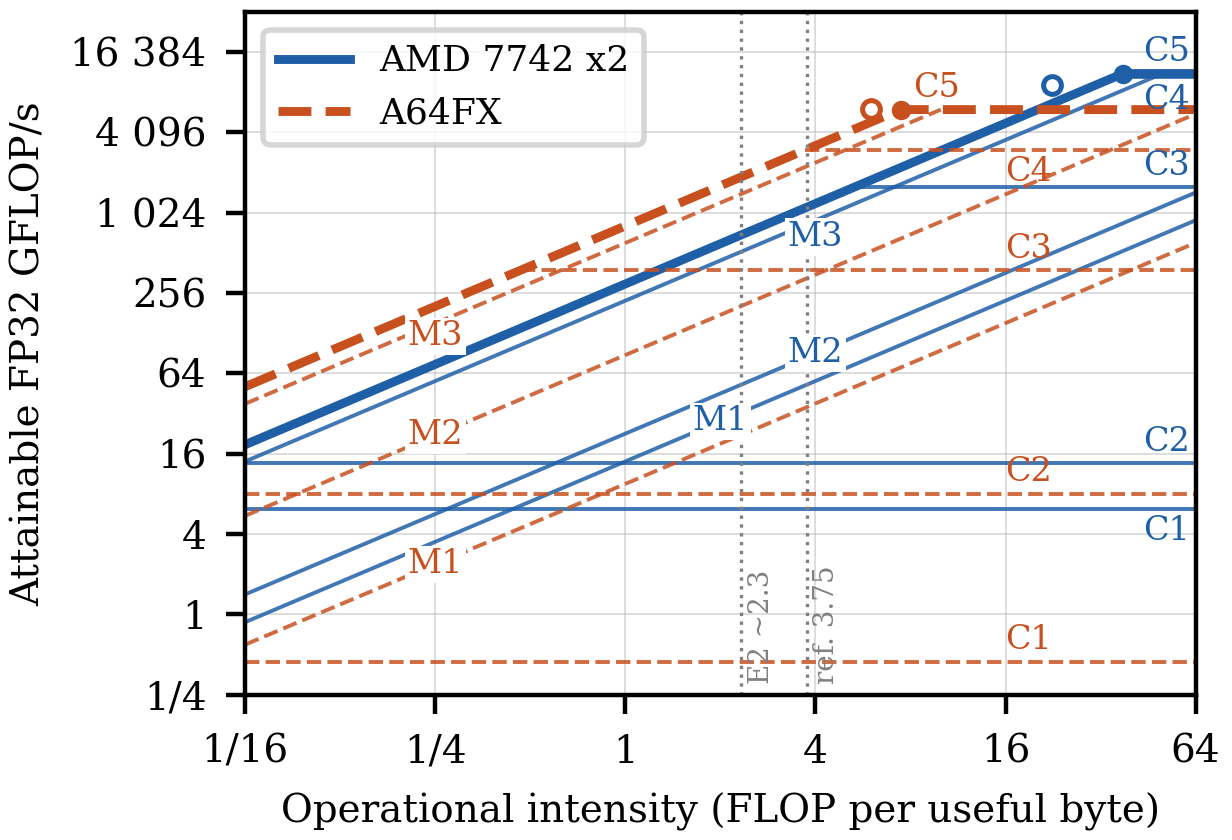

Write the Python code that produced this figure.
# Roofline FP32 (Task 1.2/1.3): AMD EPYC 7742 x2 vs Fujitsu A64FX, valores MEDIDOS
# (fonte: task1/analise_resultados_t1.txt). Gera roofline.pdf/.png para o relatório.
# D23: C1 = divisão escalar 1 thread x 45/7; um só gráfico; eixos log2.
# D24: a OI conta bytes ÚTEIS (sem write-allocate); M1/M3 = bandas efetivas.
import numpy as np, matplotlib
matplotlib.use("Agg")
import matplotlib.pyplot as plt
from matplotlib.ticker import LogLocator, FuncFormatter
plt.rcParams.update({"font.size": 7, "font.family": "serif"})

# tetos de cálculo (GFLOP/s) e de memória (GB/s), de cima para baixo (D16)
M = {
 "AMD 7742 x2": dict(col="#1f5fa8", ls="-",
    C=[("C5", 11269), ("C4", 10536), ("C3", 1589), ("C2", 13.5), ("C1", 6.2)],
    B=[("M4", 299), ("M3", 224), ("M2", 22.6), ("M1", 14)],
    teo=(9216, 409.6),                          # valores_teoricos.txt (D14)
    xlab={"M3": (4, 0.75), "M2": (4, 1), "M1": (2, 1)}),          # x onde fica o rótulo de cada diagonal
 "A64FX": dict(col="#c8501e", ls="--",
    C=[("C5", 6049), ("C4", 3022), ("C3", 379), ("C2", 8.0), ("C1", 0.44)],
    B=[("M4", 813), ("M3", 606), ("M2", 87.7), ("M1", 9.5)],
    teo=(6144, 1024),
    xlab={"M3": (0.25, 0.8), "M2": (0.25, 1), "M1": (0.25, 1)}),
}
XMIN, XMAX, YMIN, YMAX = 1/16, 64, 0.25, 2**15
x = np.logspace(np.log10(XMIN), np.log10(XMAX), 400)
# 3.08 in = 0.88 x coluna IEEE (3.5 in): o LaTeX não reduz a figura e as letras ficam com o tamanho real
fig, ax = plt.subplots(figsize=(3.08, 2.10))  # mesma altura impressa que antes (2.35 x 3.08/3.45)
box = dict(boxstyle="square,pad=0.08", fc="white", ec="none")
for name, d in M.items():
    amd = name.startswith("AMD")
    peak = d["C"][0][1]; bw = d["B"][0][1]
    ax.plot(x, np.minimum(peak, bw * x), color=d["col"], lw=1.6, ls=d["ls"], label=name)
    ax.plot([peak / bw], [peak], marker="o", ms=2.5, color=d["col"])
    # D25: ponto de viragem NOMINAL (pico e banda teóricos), marcador oco
    pt, bt = d["teo"]
    ax.plot([pt / bt], [pt], marker="o", ms=3.2, mfc="white", mec=d["col"], mew=0.9, ls="none", zorder=5)
    for lab, c in d["C"]:
        x0 = max(c / bw, XMIN)
        if lab != "C5": ax.plot([x0, XMAX], [c, c], color=d["col"], lw=0.7, ls=d["ls"], alpha=0.85)
        if amd:   # rótulos à direita; C4 (logo abaixo do C5) e C1 (junto do C2 do A64FX) por baixo da linha
            below = lab in ("C4", "C1")
            ax.text(XMAX*0.96, c*(0.9 if below else 1.1), lab, color=d["col"], fontsize=6,
                    ha="right", va="top" if below else "bottom")
        else:     # C4/C3 em x=16 (no início ficavam em cima do telhado); C4 por baixo da linha
            xt = 16 if lab != "C5" else x0*1.1   # x=16: longe do telhado e das diagonais
            below = lab == "C4"
            ax.text(xt, c*(0.9 if below else 1.1), lab, color=d["col"], fontsize=6, ha="left",
                    va="top" if below else "bottom")
    for lab, b in d["B"][1:]:
        x1 = min(peak / b, XMAX)
        xs = x[x <= x1]
        ax.plot(xs, b * xs, color=d["col"], lw=0.7, ls=d["ls"], alpha=0.85)
        xt, f = d["xlab"][lab]        # f < 1: rótulo um pouco abaixo da linha (longe do telhado)
        ax.text(xt, b * xt * f, lab, color=d["col"], fontsize=6, ha="center", va="center", bbox=box)
# OI do sweep com bytes úteis (D24): referência 45/12 = 3.75; E2 ~21/9 = 2.3
for ai, lab in [(2.33, "E2 ~2.3"), (3.75, "ref. 3.75")]:
    ax.axvline(ai, color="grey", lw=0.6, ls=":")
    ax.text(ai*1.05, 0.3, lab, fontsize=5, color="grey", rotation=90, va="bottom")
ax.set_xscale("log", base=2); ax.set_yscale("log", base=2)
# marcas em números normais (1/4, 1, 4, ... 16384), mais fáceis de ler do que 2^k
def num(v, _):
    return f"1/{round(1/v)}" if v < 1 else f"{v:,.0f}".replace(",", " ")
ax.set_xticks([2.0**k for k in range(-4, 7, 2)])
ax.set_yticks([2.0**k for k in range(-2, 15, 2)])
ax.xaxis.set_major_formatter(FuncFormatter(num)); ax.yaxis.set_major_formatter(FuncFormatter(num))
ax.minorticks_off()
ax.set_xlim(XMIN, XMAX); ax.set_ylim(YMIN, YMAX)
ax.set_xlabel("Operational intensity (FLOP per useful byte)")
ax.set_ylabel("Attainable FP32 GFLOP/s")
ax.grid(True, which="major", lw=0.3, alpha=0.5)
# ridges: ponto cheio = medido, oco = nominal (explicado na legenda da figura no LaTeX,
# para a legenda do gráfico não tapar o telhado do A64FX)
ax.legend(loc="upper left", fontsize=6.5, frameon=True)
fig.tight_layout(pad=0.3)
fig.savefig("roofline.pdf"); fig.savefig("roofline.png", dpi=400)
